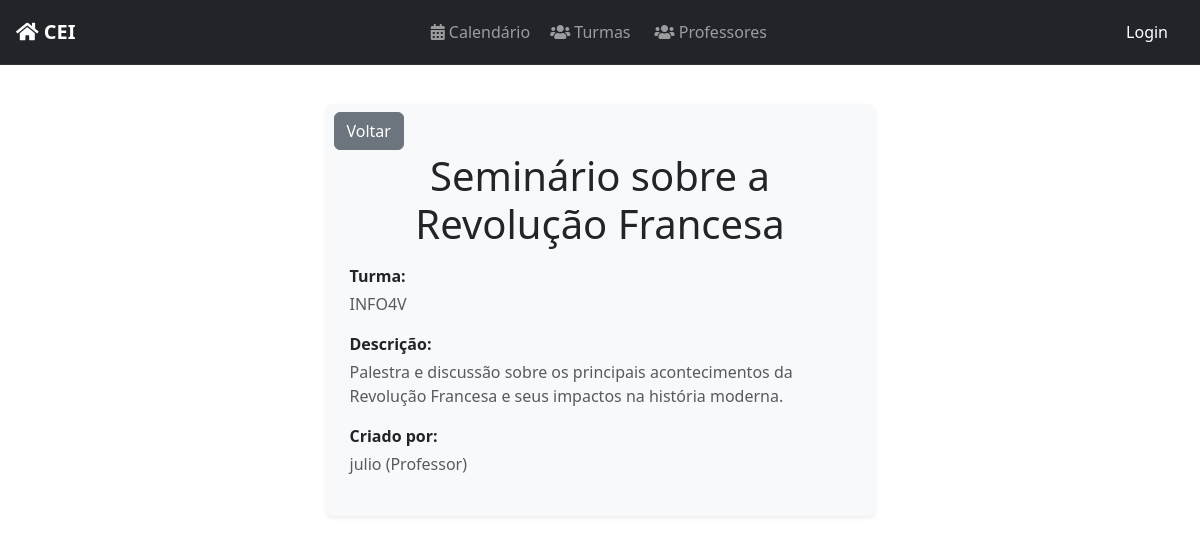
Page /task/1/ on the committed database.
### tasks/models.py (models this page shows, shortened)
class Task(models.Model):
    id = models.BigAutoField(primary_key=True)
    title = models.CharField(max_length=100)
    description = models.TextField(max_length=500)
    start_date = models.DateField()
    end_date = models.DateField()
    start_time = models.TimeField()
    end_time = models.TimeField()
    usuario = models.ForeignKey(CustomUser, on_delete=models.CASCADE)
    turma = models.ForeignKey('classes.Turma', on_delete=models.CASCADE,  related_name='task_set')
    created_at = models.DateTimeField(auto_now_add=True)
    updated_at = models.DateTimeField(auto_now=True)

### classes/models.py (models this page shows, shortened)
class Turma(models.Model):
    TURNO_CHOICES = [
        ('manha', 'Manhã'),
        ('tarde', 'Tarde'),
        ('noite', 'Noite'),
    ]
    CURSO_CHOICES = [
        ('edificacoes', 'Edificações'),
        ('informatica', 'Informática'),
        ('meio_ambiente', 'Meio Ambiente'),
        ('matematica', 'Matemática'),
    ]
    SERIE_CHOICES = [
        ('1', '1º Ano'),
        ('2', '2º Ano'),
        ('3', '3º Ano'),
        ('4', '4º Ano'),
    ]
    nome = models.CharField(max_length=8, unique=True)
    serie = models.CharField(max_length=1, choices=SERIE_CHOICES)
    turno = models.CharField(max_length=5, choices=TURNO_CHOICES)
    curso = models.CharField(max_length=15, choices=CURSO_CHOICES)

### profiles/models.py (models this page shows, shortened)
class CustomUser(AbstractUser):
    id = models.BigAutoField(primary_key=True)
    turma = models.ForeignKey('classes.Turma', on_delete=models.SET_NULL, blank=True, null=True, related_name='customuser_set')
    @property
    def cargo(self):
        if self.groups.filter(name="Tutor").exists():
            return "Aluno e Tutor"
        elif self.groups.filter(name="Discente").exists():
            return "Aluno"
        elif self.groups.filter(name="Docente").exists():
            return "Professor"
        elif self.groups.filter(name="Administrador").exists():
            return "Administrador"
        return "Indefinido"

### tasks/views.py (the view)
# urls.py: path('task/<int:pk>/', TaskDetailView.as_view(), name='task-view'),
class TaskDetailView(DetailView):
    model = Task
    template_name = 'tasks/task.html'
    context_object_name = 'task'

### tasks/context_processors.py (called while the page is built)
def user_in_discente(request):
    if request.user.is_authenticated:
        return {'user_in_discente': request.user.groups.filter(name="Discente").exists()}
    return {'user_in_discente': False}

### tasks/templates/tasks/task.html (shortened to what this page needs)
{% extends 'base.html' %}
{% block content %}
<div class="container mt-4">
    <div class="row justify-content-center">
        <div class="col-md-8 col-lg-6 list-div bg-light p-4 rounded shadow-sm position-relative">
            <a href="javascript:history.back()"
               class="btn btn-secondary position-absolute top-0 start-0 mt-2 ms-2">
                Voltar
            </a>
            <h1 class="display-6 text-center mb-3 mt-4">{{ task.title }}</h1>
            <div class="mb-3">
                <p class="fw-bold mb-1">Turma:</p>
                <p class="text-muted mb-0">{{ task.turma.nome }}</p>
            </div>
            <div class="mb-3">
                <p class="fw-bold mb-1">Descrição:</p>
                <p class="text-muted mb-0">{{ task.description }}</p>
            </div>
            <div class="mb-3">
                <p class="fw-bold mb-1">Criado por:</p>
                <p class="text-muted mb-0">{{ task.usuario }} ({{ task.usuario.cargo }})</p>
            </div>
        </div>
    </div>
</div>
{% endblock %}

### static/css/styles.css (style rules this page uses)
.list-div { padding: 0; }

### tasks/templates/base.html (style rules this page uses)
.container { padding: 15px; }

### rows in the picture
Task: title "Seminário sobre a Revolução Francesa", turma.nome "INFO4V", description "Palestra e discussão sobre os principais acontecimentos da Revolução Francesa e seus impactos na história moderna.", usuario "julio", usuario.cargo "Professor"
